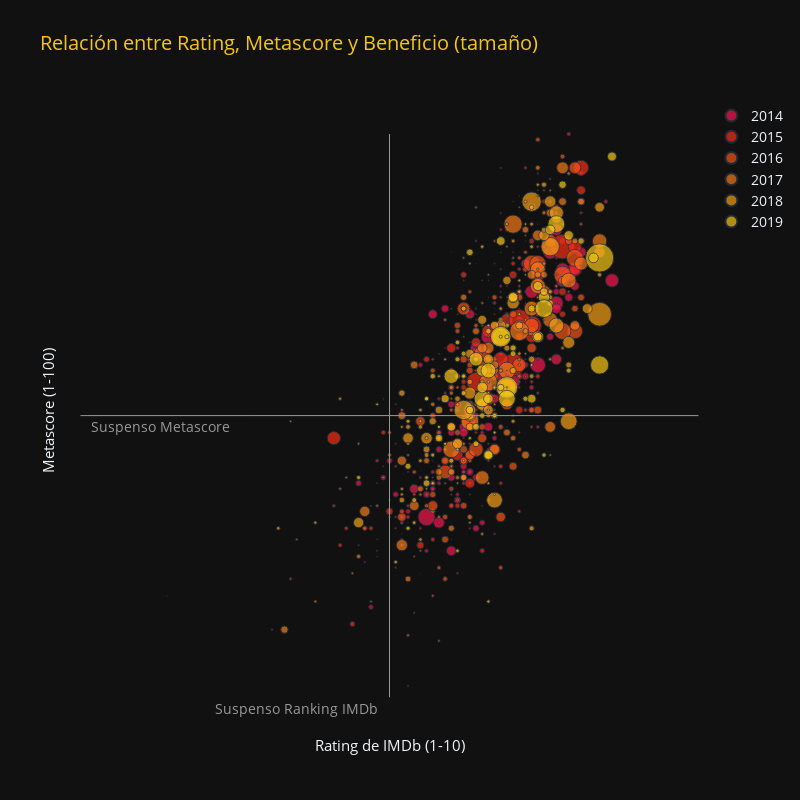

This figure's notebook cell:
### Markdown cell above
---
# Correlación de Rating, Metascore y Beneficio

### Code cell
import plotly.express as px

fig = px.scatter(movies[(movies.profit>=0)],
                 x="ratingImdb", y="metascore", color="year", size='profit',
                 title="Relación entre Rating, Metascore y Beneficio (tamaño)",
                 width=800, height=800,
                 color_discrete_map={ # replaces default color mapping by value
                     2016: "#F55418", 2017: "#F57A18", 2018: "#F59F18", 2019: "#F5C518", 2014: "#F5184F", 2015: "#F52E18"
                 },
                 template="plotly_dark",
                 hover_name="spanishTitle",
                 hover_data={"ratingImdb": True,
                             "metascore": True,
                             "profit": ':,.0f'
                            }
                )

fig.update_layout(
    legend = dict(title = '', font = {'size':14}),
    title = dict(font = {'size':20, 'color': "#F5C518"}),
)

fig.update_xaxes(
    title_text = "Rating de IMDb (1-10)",
    title_font = {"size": 15},
    title_standoff = 20,
    showgrid = False,
    showline = False,
    showticklabels = False,
    zeroline = False
)

fig.update_yaxes(
    title_text = "Metascore (1-100)",
    title_font = {"size": 15},
    title_standoff = 20,
    showgrid = False,
    showline = False,
    showticklabels = False,
    zeroline = False
)


gris = '#999'


fig.add_shape( # línea horizontal
    type="line", line_color=gris, line_width=1, opacity=1,
    x0=0, x1=10, xref="x", y0=50, y1=50, yref="y"
)

fig.add_annotation( # texto línea horizontal  
    text="Suspenso Metascore", x=1.3, y=48, showarrow=False, font = {'color': gris, 'size':14}
)

fig.add_shape( # línea vertical
    type="line", line_color=gris, line_width=1, opacity=1,
    x0=5, x1=5, xref="x", y0=0, y1=100, yref="y"
)

fig.add_annotation( # texto línea vertical  
    text="Suspenso Ranking IMDb", x=3.5, y=-2, showarrow=False, font = {'color': gris, 'size':14}
)


fig.show()

### Figure 1 — Plotly figure (JSON) as saved in the notebook; plotly's stock layout.template omitted (floating-point values rounded to 4 significant figures; data arrays with more than 128 entries replaced by an {"elided": "..."} marker saying what was removed)
{"data": [{"customdata": {"elided": "161x1 float values"}, "hovertemplate": "<b>%{hovertext}</b><br><br>year=2014<br>ratingImdb=%{x}<br>metascore=%{y}<br>profit=%{customdata[0]:,.0f}<extra></extra>", "hovertext": {"elided": "161 str values"}, "legendgroup": "2014", "marker": {"color": "#F5184F", "size": {"elided": "161 float values"}, "sizemode": "area", "sizeref": 6104000.0, "symbol": "circle"}, "mode": "markers", "name": "2014", "orientation": "v", "showlegend": true, "type": "scatter", "x": {"elided": "161 float values"}, "xaxis": "x", "y": {"elided": "161 int values"}, "yaxis": "y"}, {"customdata": {"elided": "153x1 float values"}, "hovertemplate": "<b>%{hovertext}</b><br><br>year=2015<br>ratingImdb=%{x}<br>metascore=%{y}<br>profit=%{customdata[0]:,.0f}<extra></extra>", "hovertext": {"elided": "153 str values"}, "legendgroup": "2015", "marker": {"color": "#F52E18", "size": {"elided": "153 float values"}, "sizemode": "area", "sizeref": 6104000.0, "symbol": "circle"}, "mode": "markers", "name": "2015", "orientation": "v", "showlegend": true, "type": "scatter", "x": {"elided": "153 float values"}, "xaxis": "x", "y": {"elided": "153 int values"}, "yaxis": "y"}, {"customdata": {"elided": "170x1 float values"}, "hovertemplate": "<b>%{hovertext}</b><br><br>year=2016<br>ratingImdb=%{x}<br>metascore=%{y}<br>profit=%{customdata[0]:,.0f}<extra></extra>", "hovertext": {"elided": "170 str values"}, "legendgroup": "2016", "marker": {"color": "#F55418", "size": {"elided": "170 float values"}, "sizemode": "area", "sizeref": 6104000.0, "symbol": "circle"}, "mode": "markers", "name": "2016", "orientation": "v", "showlegend": true, "type": "scatter", "x": {"elided": "170 float values"}, "xaxis": "x", "y": {"elided": "170 int values"}, "yaxis": "y"}, {"customdata": {"elided": "146x1 float values"}, "hovertemplate": "<b>%{hovertext}</b><br><br>year=2017<br>ratingImdb=%{x}<br>metascore=%{y}<br>profit=%{customdata[0]:,.0f}<extra></extra>", "hovertext": {"elided": "146 str values"}, "legendgroup": "2017", "marker": {"color": "#F57A18", "size": {"elided": "146 float values"}, "sizemode": "area", "sizeref": 6104000.0, "symbol": "circle"}, "mode": "markers", "name": "2017", "orientation": "v", "showlegend": true, "type": "scatter", "x": {"elided": "146 float values"}, "xaxis": "x", "y": {"elided": "146 int values"}, "yaxis": "y"}, {"customdata": {"elided": "145x1 float values"}, "hovertemplate": "<b>%{hovertext}</b><br><br>year=2018<br>ratingImdb=%{x}<br>metascore=%{y}<br>profit=%{customdata[0]:,.0f}<extra></extra>", "hovertext": {"elided": "145 str values"}, "legendgroup": "2018", "marker": {"color": "#F59F18", "size": {"elided": "145 float values"}, "sizemode": "area", "sizeref": 6104000.0, "symbol": "circle"}, "mode": "markers", "name": "2018", "orientation": "v", "showlegend": true, "type": "scatter", "x": {"elided": "145 float values"}, "xaxis": "x", "y": {"elided": "145 int values"}, "yaxis": "y"}, {"customdata": [[234980543], [265971656], [92118226], [41521766], [35469516], [13529730], [41490353], [74017038], [15766787], [18959607], [80810399], [179783566], [127908210], [873394593], [155179299], [124345966], [13873809], [5065289], [143890701], [396683457], [17791187], [803232589], [76335025], [37461872], [42760877], [176601214], [79545505], [93306508], [216600138], [183284621], [55756455], [968462972], [2441501328], [126831473], [15150265], [1300026933], [26347017], [306730089], [209813], [114133739], [25401502], [25279888], [350051293], [6418218], [137563598], [23856058], [27381712], [16419755], [31023780], [71616764], [283921300], [146712077], [383580], [82792047], [1410727580], [18386555], [867693953], [252281779], [106661977], [971927996], [105314199], [29404394], [224860050], [29559110], [76119292], [84527795], [29811919], [52442974], [28599361], [247508054], [288011], [559056935], [226999039], [235184580], [27420861], [54747725], [36444358], [284565754], [1019427370], [35582563], [394093228], [10741061], [70682635], [651992512], [62708134], [52216294], [16390945], [26893421], [51615777], [8331000.0], [56105744], [675059707], [127193369], [29000667], [55600152], [33026103], [3096691], [3167860], [7373000.0], [201252591], [78042097], [93171795], [59741734], [289623579], [96550750], [34907074], [16939757], [29859232], [38967636], [271539397], [15354152], [2567000.0], [39512425], [4222000.0], [4341824], [182357467]], "hovertemplate": "<b>%{hovertext}</b><br><br>year=2019<br>ratingImdb=%{x}<br>metascore=%{y}<br>profit=%{customdata[0]:,.0f}<extra></extra>", "hovertext": ["Alita: Ángel de combate", "¡Shazam!", "Cementerio de animales", "Countdown: La hora de tu muerte", "Géminis", "Navidad sangrienta", "Rambo: Last Blood", "Timadoras compulsivas", "El arte de vivir bajo la lluvia", "Súper empollonas", "Zombieland: Mata y remata", "La familia Addams", "Le Mans '66", "Toy Story 4", "Rocketman", "Ip Man 4: El final", "Casi imposible", "Hellboy", "Men In Black: International", "Cómo entrenar a tu dragón 3", "¿No es romántico?", "Star Wars: El ascenso de Skywalker", "Jojo Rabbit", "Ad Astra", "Un amigo extraordinario", "Mujercitas", "Historias de miedo para contar en la oscuridad", "La LEGO película 2", "Godzilla: El rey de los monstruos", "Dumbo", "After: Aquí empieza todo", "Capitana Marvel", "Vengadores: Endgame", "La familia que tú eliges", "The Prodigy", "Frozen II", "Harriet: En busca de la libertad", "Maléfica: Maestra del mal", "No soy tu enemigo", "La Llorona", "Cuestión de justicia", "Los ángeles de Charlie", "Mascotas 2", "Mejor que nunca", "Estafadoras de Wall Street", "La gran mentira", "Doctor Sueño", "Venganza bajo cero", "Diamantes en bruto", "Espías con disfraz", "Pokémon: Detective Pikachu", "Escape Room", "Miss Bala", "Angry Birds 2: La película", "El rey león", "Late Night", "Aladdin", "John Wick: Capítulo 3 - Parabellum", "Objetivo: Washington D.C.", "Spider-Man: Lejos de casa", "Abominable", "El escándalo (Bombshell)", "Downton Abbey", "El parque mágico", "Terminator: Destino oscuro", "A dos metros de ti", "Peleando en familia", "X-Men: Fénix Oscura", "El ocupante", "Parásitos", "Crimen a contrarreloj", "Fast & Furious: Hobbs & Shaw", "Glass (Cristal)", "Nosotros", "Midway", "A Madea Family Funeral", "Más allá de la esperanza", "Érase una vez en... Hollywood", "Joker", "A 47 metros 2: el terror emerge", "It: Capítulo 2", "Black and Blue", "Dora y la Ciudad Perdida", "La tierra errante", "Uno más de la familia", "¿En qué piensan los hombres?", "Stuber Express", "El hijo", "Noche de bodas", "Mientras dure la guerra", "El sótano de Ma", "Jumanji: Siguiente nivel", "Yesterday", "Pequeño gran problema", "Feliz día de tu muerte 2", "Vencedores", "Blinded by the Light (Cegado por la luz)", "Madre Oscura", "Pinocho", "Annabelle vuelve a casa", "Infierno bajo el agua", "The Gentlemen: Los señores de la mafia", "Tu mejor amigo: un nuevo viaje", "1917", "Last Christmas", "Muñeco diabólico (Child's play)", "Manhattan sin salida", "Queen & Slim", "Midsommar", "Puñales por la espalda", "Unplanned", "El tunel", "Jugando con fuego", "Blue Story", "Jexi", "El tiempo contigo"], "legendgroup": "2019", "marker": {"color": "#F5C518", "size": [234980543, 265971656, 92118226, 41521766, 35469516, 13529730, 41490353, 74017038, 15766787, 18959607, 80810399, 179783566, 127908210, 873394593, 155179299, 124345966, 13873809, 5065289, 143890701, 396683457, 17791187, 803232589, 76335025, 37461872, 42760877, 176601214, 79545505, 93306508, 216600138, 183284621, 55756455, 968462972, 2441501328, 126831473, 15150265, 1300026933, 26347017, 306730089, 209813, 114133739, 25401502, 25279888, 350051293, 6418218, 137563598, 23856058, 27381712, 16419755, 31023780, 71616764, 283921300, 146712077, 383580, 82792047, 1410727580, 18386555, 867693953, 252281779, 106661977, 971927996, 105314199, 29404394, 224860050, 29559110, 76119292, 84527795, 29811919, 52442974, 28599361, 247508054, 288011, 559056935, 226999039, 235184580, 27420861, 54747725, 36444358, 284565754, 1019427370, 35582563, 394093228, 10741061, 70682635, 651992512, 62708134, 52216294, 16390945, 26893421, 51615777, 8331000.0, 56105744, 675059707, 127193369, 29000667, 55600152, 33026103, 3096691, 3167860, 7373000.0, 201252591, 78042097, 93171795, 59741734, 289623579, 96550750, 34907074, 16939757, 29859232, 38967636, 271539397, 15354152, 2567000.0, 39512425, 4222000.0, 4341824, 182357467], "sizemode": "area", "sizeref": 6104000.0, "symbol": "circle"}, "mode": "markers", "name": "2019", "orientation": "v", "showlegend": true, "type": "scatter", "x": [7.3, 7, 5.7, 5.4, 5.7, 3.4, 6.1, 5.4, 7.6, 7.2, 6.7, 5.8, 8.1, 7.7, 7.3, 7, 6.8, 5.2, 5.6, 7.5, 5.9, 6.5, 7.9, 6.5, 7.3, 7.8, 6.2, 6.6, 6, 6.3, 5.3, 6.8, 8.4, 7.6, 5.9, 6.8, 6.6, 6.6, 7.2, 5.3, 7.6, 4.8, 6.5, 6, 6.3, 6.7, 7.3, 6.2, 7.4, 6.8, 6.6, 6.4, 5.8, 6.4, 6.9, 6.5, 6.9, 7.4, 6.4, 7.5, 7, 6.8, 7.4, 5.9, 6.2, 7.2, 7.1, 5.7, 5.6, 8.6, 6.3, 6.4, 6.6, 6.8, 6.7, 4.5, 6.3, 7.6, 8.4, 5, 6.5, 6.4, 6.1, 6, 6.7, 5.3, 6.2, 6.1, 6.9, 6.9, 5.6, 6.6, 6.8, 5.5, 6.2, 6.6, 6.9, 5.8, 6.2, 5.9, 6.1, 7.8, 7.5, 8.3, 6.5, 5.8, 6.6, 7.1, 7.1, 7.9, 5.8, 6.1, 5.1, 6, 6, 7.5], "xaxis": "x", "y": [53, 71, 57, 31, 38, 49, 26, 35, 43, 84, 55, 46, 81, 84, 69, 62, 67, 31, 38, 71, 60, 53, 58, 80, 80, 91, 61, 65, 48, 51, 30, 64, 78, 70, 45, 64, 66, 43, 49, 41, 68, 52, 55, 36, 79, 55, 59, 57, 91, 54, 53, 48, 41, 60, 55, 70, 53, 73, 45, 69, 61, 64, 64, 45, 54, 53, 68, 43, 39, 96, 49, 60, 43, 81, 47, 39, 46, 83, 59, 43, 58, 54, 63, 57, 50, 49, 42, 44, 64, 55, 53, 58, 55, 49, 57, 17, 71, 61, 64, 53, 60, 51, 43, 78, 50, 48, 51, 74, 72, 82, 10, 47, 24, 69, 39, 72], "yaxis": "y"}], "layout": {"annotations": [{"font": {"color": "#999", "size": 14}, "showarrow": false, "text": "Suspenso Metascore", "x": 1.3, "y": 48}, {"font": {"color": "#999", "size": 14}, "showarrow": false, "text": "Suspenso Ranking IMDb", "x": 3.5, "y": -2}], "height": 800, "legend": {"font": {"size": 14}, "itemsizing": "constant", "title": {"text": ""}, "tracegroupgap": 0}, "shapes": [{"line": {"color": "#999", "width": 1}, "opacity": 1, "type": "line", "x0": 0, "x1": 10, "xref": "x", "y0": 50, "y1": 50, "yref": "y"}, {"line": {"color": "#999", "width": 1}, "opacity": 1, "type": "line", "x0": 5, "x1": 5, "xref": "x", "y0": 0, "y1": 100, "yref": "y"}], "title": {"font": {"color": "#F5C518", "size": 20}, "text": "Relación entre Rating, Metascore y Beneficio (tamaño)"}, "width": 800, "xaxis": {"anchor": "y", "autorange": true, "domain": [0, 1], "range": [-0.008143, 10.01], "showgrid": false, "showline": false, "showticklabels": false, "title": {"font": {"size": 15}, "standoff": 20, "text": "Rating de IMDb (1-10)"}, "type": "linear", "zeroline": false}, "yaxis": {"anchor": "x", "autorange": true, "domain": [0, 1], "range": [-4.036, 106.0], "showgrid": false, "showline": false, "showticklabels": false, "title": {"font": {"size": 15}, "standoff": 20, "text": "Metascore (1-100)"}, "type": "linear", "zeroline": false}}}
